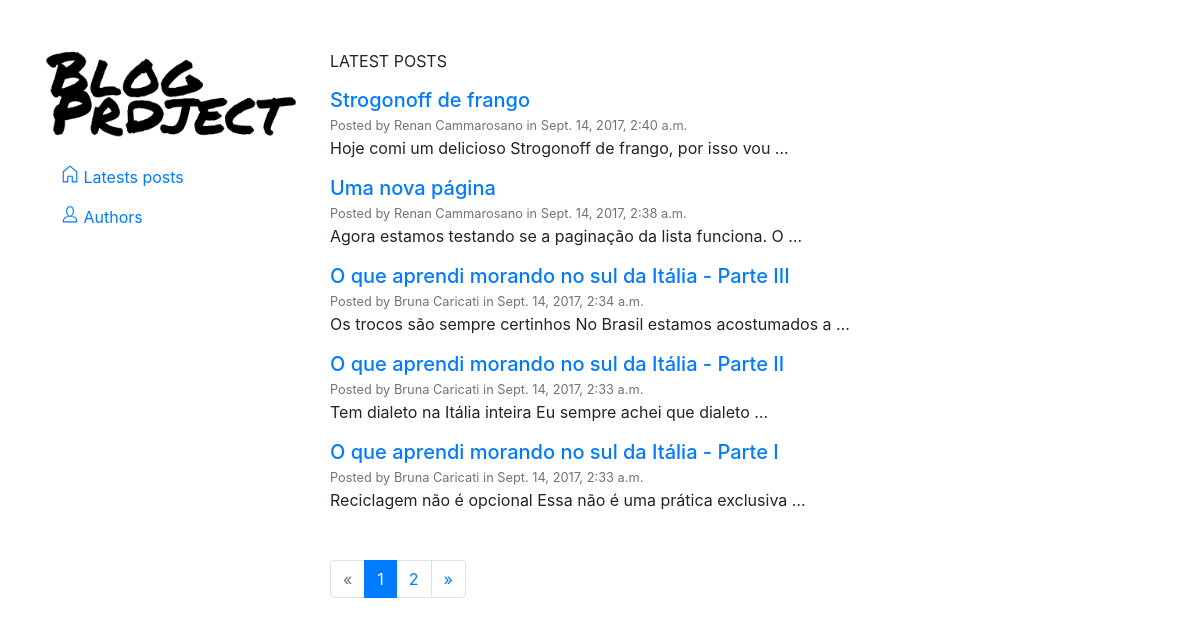
Screenshot of /blog/ with the database file from the repository.
### blog/models.py (models this page shows, shortened)
class Post(models.Model):
    title = models.CharField(max_length=200)
    content = models.TextField(max_length=4000, )
    published_at = models.DateTimeField()
    author = models.ForeignKey(Author, on_delete=models.SET_NULL, null=True, blank=True)
    class Meta:
        ordering = ['-published_at']
    def get_absolute_url(self):
        return reverse('post_detail', args=[str(self.id)])

class Author(models.Model):
    user = models.OneToOneField(User, on_delete=models.CASCADE)
    bio = models.TextField(max_length=500, blank=True, null=True)
    class Meta:
        ordering = ['user']
    def __str__(self):
        return self.get_full_name()
    def get_absolute_url(self):
        return reverse('author_detail', args=[str(self.id)])
    def get_full_name(self):
        return '%s %s' % (self.user.first_name, self.user.last_name)

### blog/views.py (the view)
class PostListView(ListView):
    model = Post
    paginate_by = 5

### blog/templates/blog/post_list.html
{% extends "base.html" %}
{% block content %}
    <h5 class="mb-3"><small>LATEST POSTS</small></h5>
    {% if post_list %}
        {% for post in post_list %}
            <div>
            <h5 class="mb-0"><a href="{{ post.get_absolute_url }}">{{ post.title }}</a></h4>
            <p class="text-secondary m-0"><small>Posted by <a class="text-secondary" href="{{ post.author.get_absolute_url }}">{{ post.author }}</a> in {{ post.published_at }}</small></p>
            <p>{{ post.content|truncatewords:10 }}</p>
            </div>
        {% endfor %}
    {% else %}
        <div>
        <p>There are no posts.</p>
        </div>
    {% endif %}
{% include "pagination.html" %}
{% endblock %}

### templates/base.html (shortened to what this page needs)
<!DOCTYPE html>
<html lang="en">
  <head>
    <link rel="stylesheet" href="https://maxcdn.bootstrapcdn.com/bootstrap/4.0.0-beta/css/bootstrap.min.css">
  </head>
  <body>
    <div class="container">
      <div class="row mt-5">
        <div class="col-md-3">
          {% block sidebar %}
          {% load static %}
          <img src="{% static 'logo.png' %}" alt="logo" class="img-fluid">
          <nav class="nav flex-column mt-3">
            <a class="nav-link active" href="/blog/">
            <svg id="i-home" viewBox="0 0 32 32" width="18" height="18" fill="none" stroke="currentcolor" stroke-linecap="round" stroke-linejoin="round" stroke-width="2">
                <path d="M12 20 L12 30 4 30 4 12 16 2 28 12 28 30 20 30 20 20 Z" />
            </svg>
            Latests posts
            </a>
            <a class="nav-link" href="/blog/authors">
            <svg id="i-user" viewBox="0 0 32 32" width="18" height="18" fill="none" stroke="currentcolor" stroke-linecap="round" stroke-linejoin="round" stroke-width="2">
                <path d="M22 11 C22 16 19 20 16 20 13 20 10 16 10 11 10 6 12 3 16 3 20 3 22 6 22 11 Z M4 30 L28 30 C28 21 22 20 16 20 10 20 4 21 4 30 Z" />
            </svg>
            Authors
          </a>
          </nav>
          {% endblock %}
        </div>
        <div class="col">
          {% block content %}{% endblock %}
        </div>
      </div>
    </div>
  </body>
</html>

### templates/pagination.html
    {% if is_paginated %}
      <ul class="pagination mt-5">
        {% if page_obj.has_previous %}
          <li class="page-item"><a class="page-link" href="?page={{ page_obj.previous_page_number }}">&laquo;</a></li>
        {% else %}
          <li class="page-item disabled"><span class="page-link">&laquo;</span></li>
        {% endif %}
        {% for i in paginator.page_range %}
          {% if page_obj.number == i %}
            <li class="page-item active"><span class="page-link">{{ i }} <span class="sr-only">(current)</span></span></li>
          {% else %}
            <li class="page-item"><a class="page-link" href="?page={{ i }}">{{ i }}</a></li>
          {% endif %}
        {% endfor %}
        {% if page_obj.has_next %}
          <li class="page-item"><a class="page-link" href="?page={{ page_obj.next_page_number }}">&raquo;</a></li>
        {% else %}
          <li class="page-item disabled"><span class="page-link">&raquo;</span></li>
        {% endif %}
      </ul>
    {% endif %}

### rows the page displays
Post: title "Strogonoff de frango", author "Renan Cammarosano", published_at "Sept. 14, 2017, 2:40 a.m.", content "Hoje comi um delicioso Strogonoff de frango, por isso vou …"
Post: title "Uma nova página", author "Renan Cammarosano", published_at "Sept. 14, 2017, 2:38 a.m.", content "Agora estamos testando se a paginação da lista funciona. O …"
Post: title "O que aprendi morando no sul da Itália - Parte III", author "Bruna Caricati", published_at "Sept. 14, 2017, 2:34 a.m.", content "Os trocos são sempre certinhos No Brasil estamos acostumados a …"
Post: title "O que aprendi morando no sul da Itália - Parte II", author "Bruna Caricati", published_at "Sept. 14, 2017, 2:33 a.m.", content "Tem dialeto na Itália inteira Eu sempre achei que dialeto …"
Post: title "O que aprendi morando no sul da Itália - Parte I", author "Bruna Caricati", published_at "Sept. 14, 2017, 2:33 a.m.", content "Reciclagem não é opcional Essa não é uma prática exclusiva …"

### other values shown
{{ i }} "1"
{{ i }} "2"
